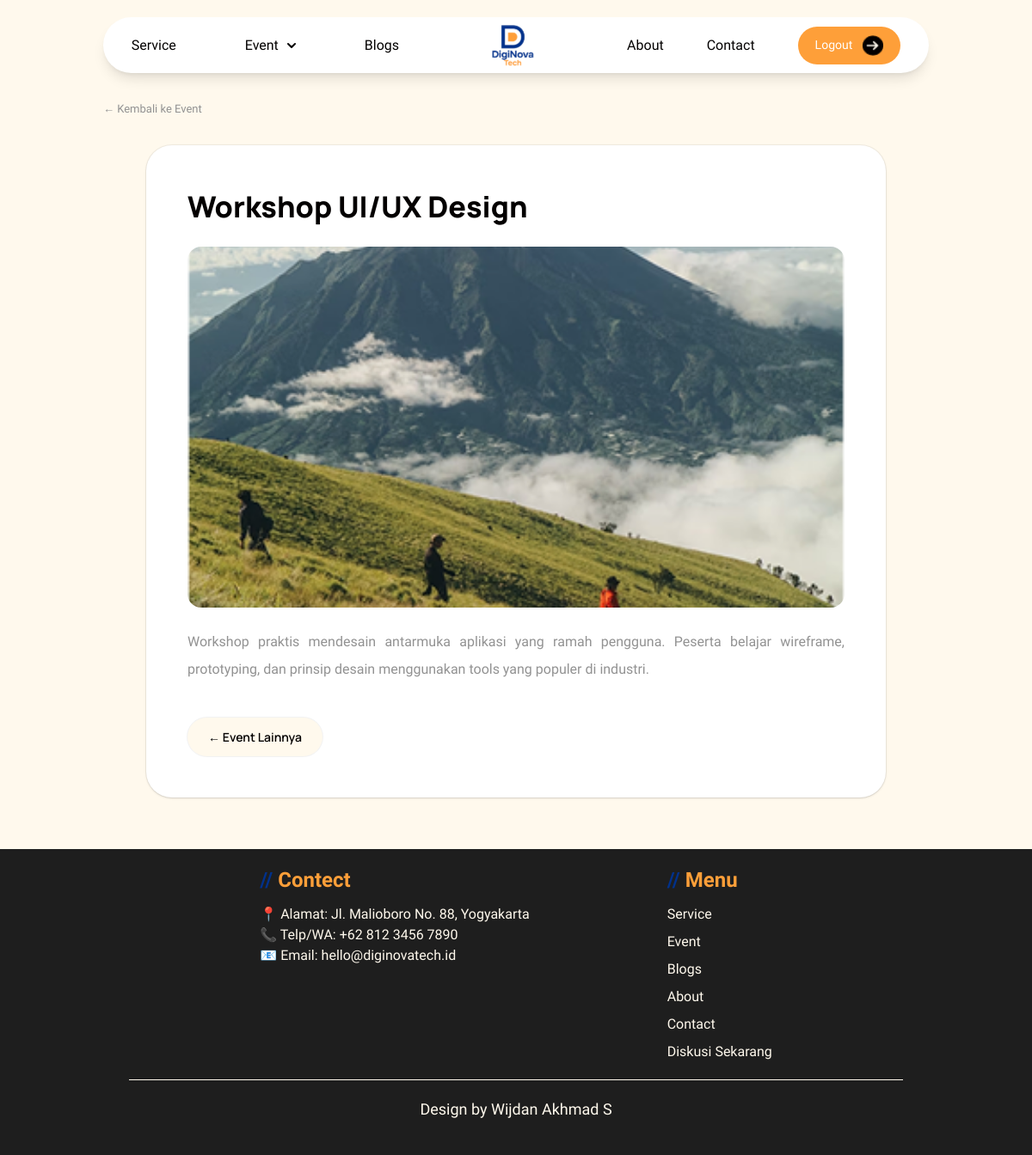
Screenshot of /pages/eventDetail.php?id_event=2 (signed in) with the database file from the repository.
### tables this page shows
CREATE TABLE `event` (
  `id_event` INT          NOT NULL AUTO_INCREMENT,
  `title`    VARCHAR(255) NOT NULL,
  `desc`     TEXT         NOT NULL,
  `image`    VARCHAR(255) NOT NULL,
  PRIMARY KEY (`id_event`)
);

### pages/eventDetail.php (the view, shortened to what this page needs)
<?php
include '../php/koneksi.php';
$id = $_GET['id_event'] ?? 0;
$query = "SELECT * FROM event WHERE id_event = '$id'";
$result = mysqli_query($koneksi, $query);
$data = mysqli_fetch_assoc($result);
?>
<!DOCTYPE html>
<html lang="en" class="scroll-smooth">
<head>
  <?php include '../components/head.php'; ?>
</head>
<body class="bg-background1 font-sora text-text antialiased">
  <main class="px-6 md:px-[120px] pt-[20px] pb-[60px] flex flex-col gap-8">
    <?php include "../components/navbar.php" ?>
    <a href="eventPage.php" class="inline-flex items-center gap-1.5 font-sora text-[13px] text-abu transition hover:text-oren">&larr; Kembali ke Event</a>
    <?php if ($data) : ?>
      <article class="mx-auto w-full max-w-[860px] rounded-[30px] bg-white p-8 shadow-sm ring-1 ring-black/5 md:p-12">
        <h1 class="font-manrope text-[28px] md:text-[34px] font-extrabold leading-snug text-text"><?= $data['title'] ?></h1>
        <div class="mt-6 overflow-hidden rounded-2xl">
          <img src="../src/uploads/<?= $data['image'] ?>" alt="<?= $data['title'] ?>" class="max-h-[420px] w-full object-cover">
        </div>
        <p class="mt-6 font-sora text-[16px] leading-8 text-abu text-justify"><?= nl2br(htmlspecialchars($data['desc'])) ?></p>
        <a href="eventPage.php" class="mt-10 inline-flex items-center gap-2 rounded-full bg-background1 px-6 py-3 font-manrope text-[14px] font-semibold text-text ring-1 ring-black/5 transition hover:bg-oren hover:text-white">&larr; Event Lainnya</a>
      </article>
    <?php endif; ?>
  </main>
  <?php include '../components/footer.php'; ?>
</body>
</html>

### rows the page displays
event: title "Workshop UI/UX Design", image (picture), desc "Workshop praktis mendesain antarmuka aplikasi yang ramah pengguna. Peserta belajar wireframe, prototyping, dan prinsip desain menggunakan tools yang populer di industri."
